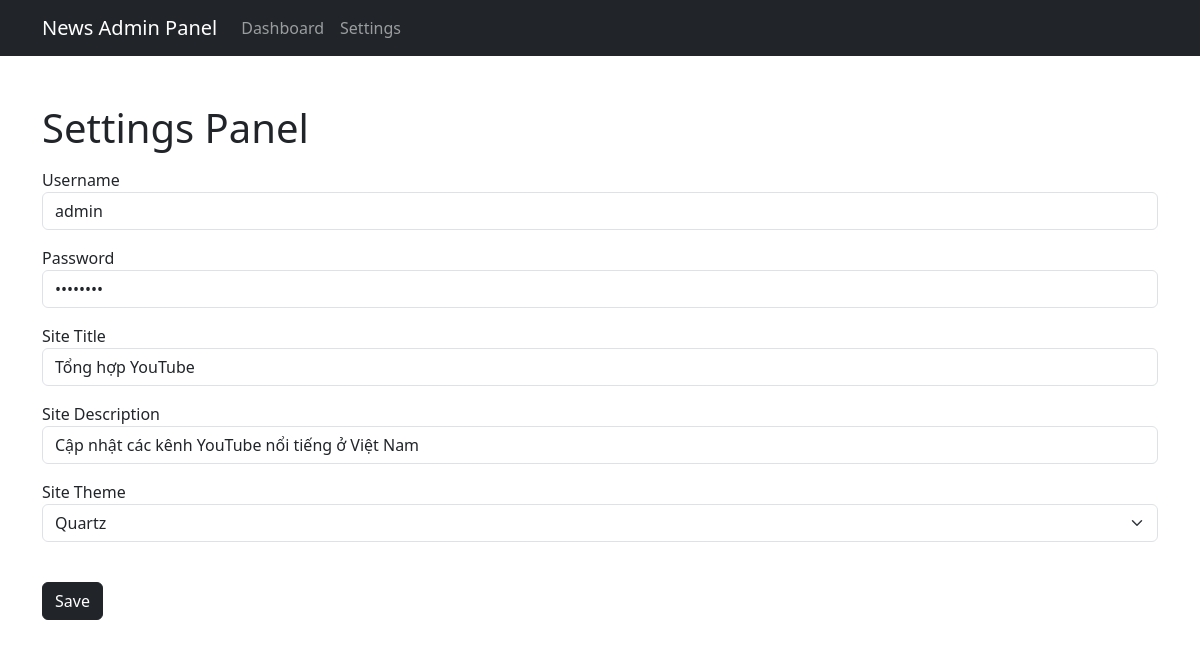
The page /admin/setting.php on the database its author committed.
### tables this page shows
CREATE TABLE `settings` (
            `id` INTEGER PRIMARY KEY,
            `username` TEXT,
            `password` TEXT,
            `siteTitle` TEXT,
            `siteDescription` TEXT,
            `theme` TEXT
        );

### admin/setting.php (the view, shortened to what this page needs)
<?php
include realpath('../db.php');
$defaultQuery = 'SELECT `username`, `password`, `siteTitle`, `siteDescription`, `theme` FROM `settings`';
$defaultStatement = $pdo->query($defaultQuery);
$settings = $defaultStatement->fetch(PDO::FETCH_ASSOC);
$themes = [
  "cerulean",
  "cosmo",
  "cyborg",
  "darkly",
  "flatly",
  "journal",
  "litera",
  "lumen",
  "lux",
  "materia",
  "minty",
  "morph",
  "pulse",
  "quartz",
  "sandstone",
  "simplex",
  "sketchy",
  "slate",
  "solar",
  "spacelab",
  "superhero",
  "united",
  "vapor",
  "yeti",
  "zephyr"
];
?>
<!DOCTYPE html>
<html>
<head>
  <link rel="stylesheet" href="https://cdnjs.cloudflare.com/ajax/libs/twitter-bootstrap/5.3.3/css/bootstrap.min.css" />
  <link rel="stylesheet" href="https://cdnjs.cloudflare.com/ajax/libs/datatables/1.10.21/css/jquery.dataTables.min.css" />
</head>
<body>
  <?php
  include 'header.php';
  ?>
  <div class="container mt-5">
    <h1>Settings Panel</h1>
    <form method="POST" action="<?php echo $_SERVER['PHP_SELF']; ?>">
      <div class="form-group my-3">
        <label for="username">Username</label>
        <input type="text" class="form-control" id="username" name="username" value="<?php echo $settings['username']; ?>">
      </div>
      <div class="form-group my-3">
        <label for="password">Password</label>
        <input type="password" class="form-control" id="password" name="password" value="<?php echo $settings['password']; ?>">
      </div>
      <div class="form-group my-3">
        <label for="siteTitle">Site Title</label>
        <input type="text" class="form-control" id="siteTitle" name="siteTitle" value="<?php echo $settings['siteTitle']; ?>">
      </div>
      <div class="form-group my-3">
        <label for="siteDescription">Site Description</label>
        <input type="text" class="form-control" id="siteDescription" name="siteDescription" value="<?php echo $settings['siteDescription']; ?>">
      </div>
      <div class="form-group my-3">
        <label for="theme">Site Theme</label>
        <select id="theme" name="theme" class="form-select">
          <?php foreach ($themes as $theme): ?>
          <option value="<?php echo $theme ?>"<?php echo $theme == $settings['theme'] ? ' selected' : '' ?>><?php echo ucfirst($theme) ?></option>
          <?php endforeach; ?>
        </select>
      </div>
      <button type="submit" class="btn btn-dark my-4">Save</button>
    </form>
  </div>
</body>
</html>

### rows shown on the page
settings: username "admin", siteTitle "Tổng hợp YouTube", siteDescription "Cập nhật các kênh YouTube nổi tiếng ở Việt Nam", theme "Quartz"
